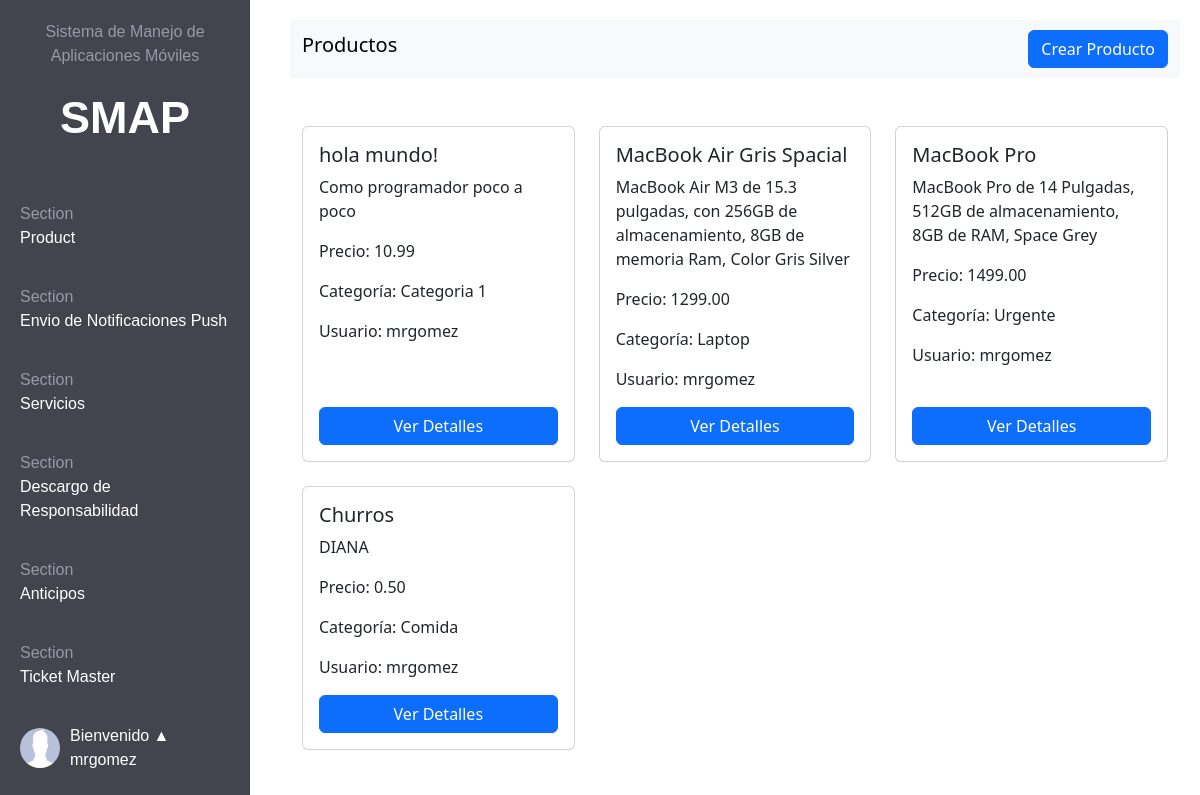
Page /product/ (signed in) on the earlier database version.
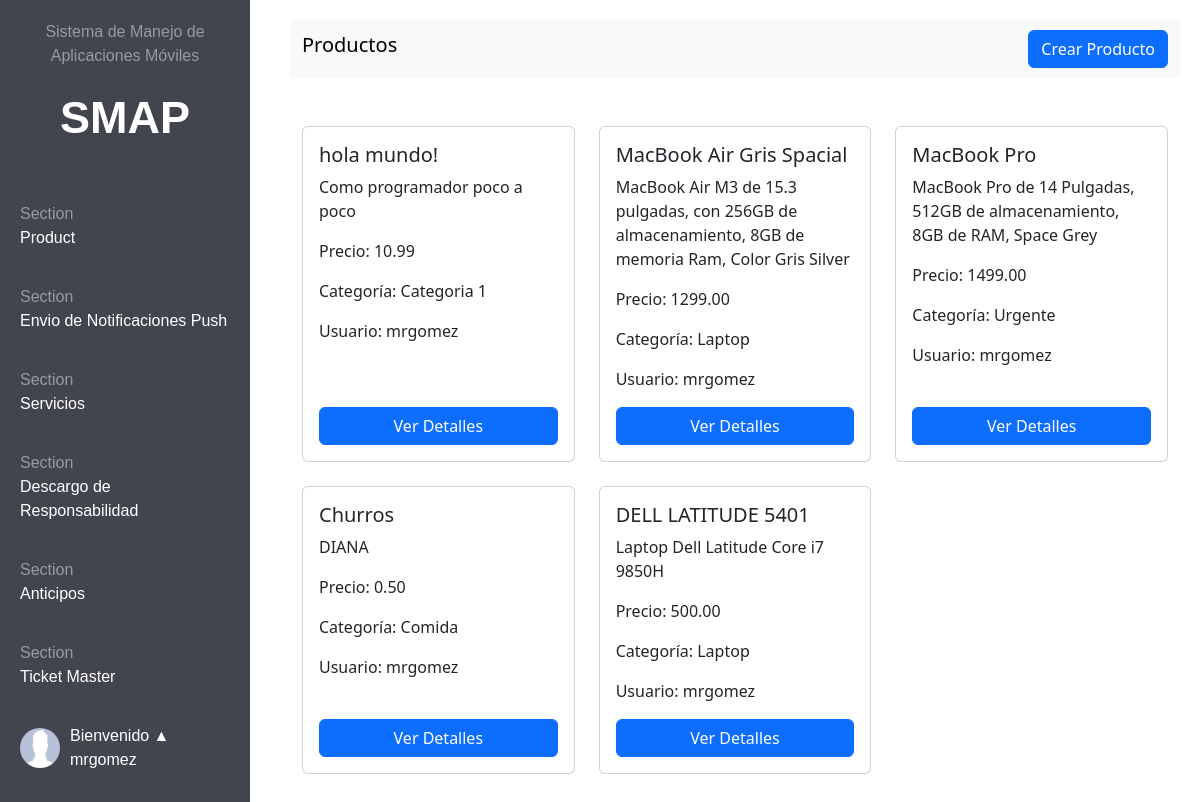
Same page on the later database version.
### t_app_product/models.py (models this page shows, shortened)
class Product(models.Model):
    img = models.ImageField(upload_to='product_images/', default='default_product_image.jpg')  # Añade un valor predeterminado
    title = models.CharField(max_length=100)
    description = models.TextField(blank=True)
    price = models.DecimalField(max_digits=10, decimal_places=2)
    category = models.CharField(max_length=50)
    created = models.DateTimeField(auto_now_add=True)
    important = models.BooleanField(default=False)
    user = models.ForeignKey(User, on_delete=models.SET_DEFAULT, default=None)

### t_app_product/views.py (the view)
# urls.py: path('product/', views.product, name='product'),
@login_required
def product(request):
    products = Product.objects.filter(user=request.user)
    return render(request, 'product.html', {'products': products})

### t_app_product/templates/product.html
{% extends 'base.html' %}
{% block content %}
<nav class="navbar navbar-expand-lg navbar-light bg-light">
    <div class="container">
        <h1 class="navbar-brand" href="#">Productos</h1>
        <div class="d-flex ml-auto">
            <a id="crearProductoBtn" href="{% url 'create_product' %}" class="btn btn-primary">Crear Producto</a>
        </div>
    </div>
</nav>
<div class="container mt-5">
    <div class="row">
        {% for product in products %}
        <div class="col-md-4 mb-4">
            <div class="card h-100">
                <div class="card-body d-flex flex-column">
                    <h5 class="card-title">{{ product.title }}</h5>
                    <p class="card-text">{{ product.description }}</p>
                    <p class="card-text">Precio: {{ product.price }}</p>
                    <p class="card-text">Categoría: {{ product.category }}</p>
                    <p class="card-text">Usuario: {{ product.user.username }}</p>
                    <a href="{% url 'product_detail' product.id %}" class="btn btn-primary mt-auto">Ver Detalles</a>
                </div>
            </div>
        </div>
        {% if forloop.counter|divisibleby:3 and not forloop.last %}
    </div>
    <div class="row">
        {% endif %}
        {% endfor %}
    </div>
</div>
{% endblock %}

Differences in the rows shown:
added Product: title "DELL LATITUDE 5401", description "Laptop Dell Latitude Core i7 9850H", price "500.00", category "Laptop", user.username "mrgomez"
